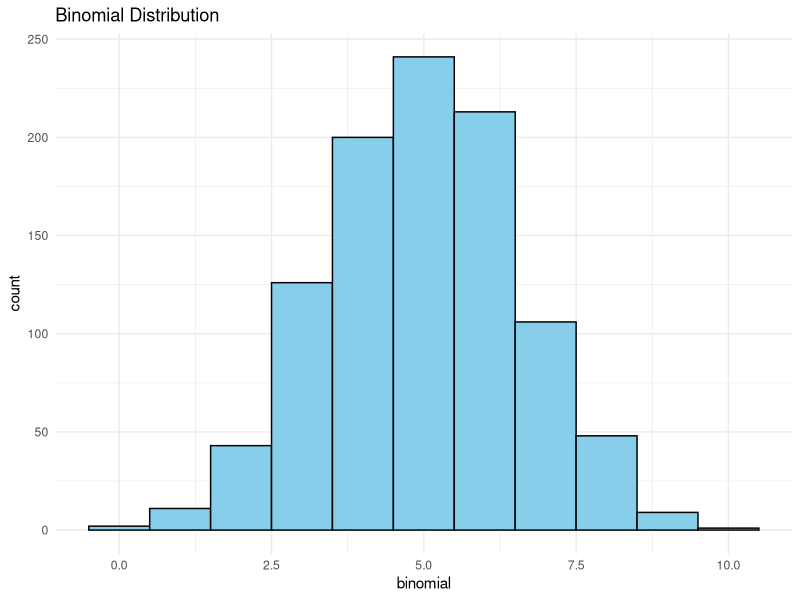
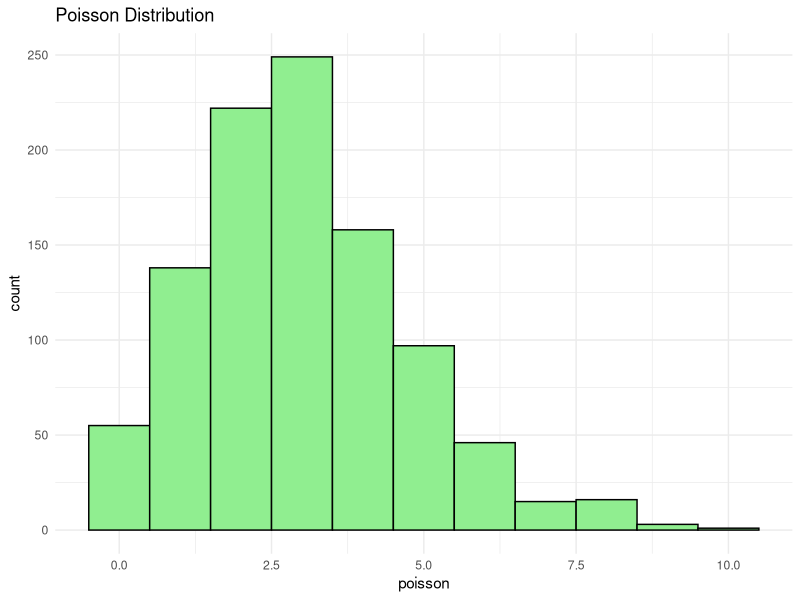
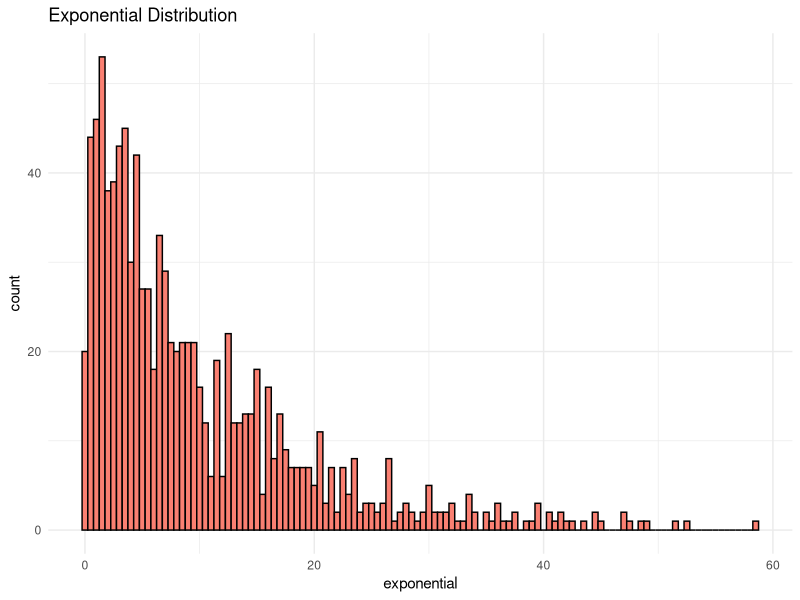
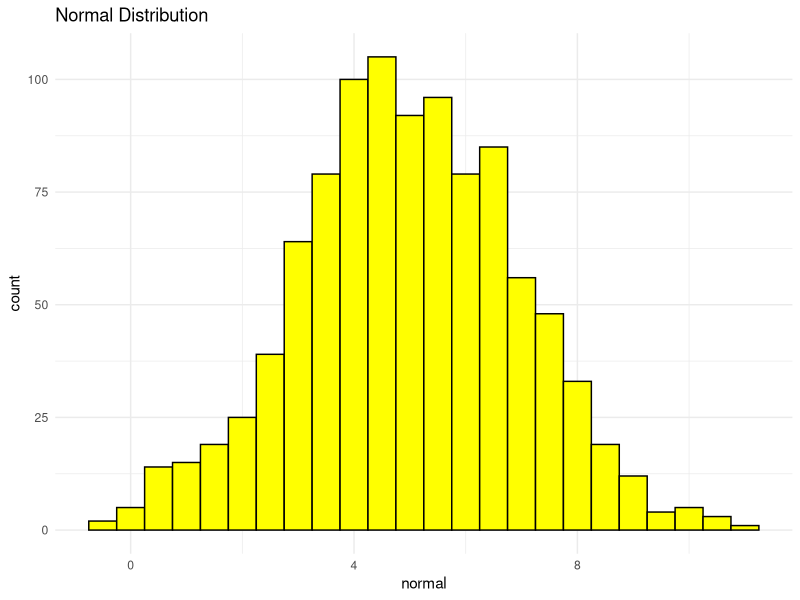
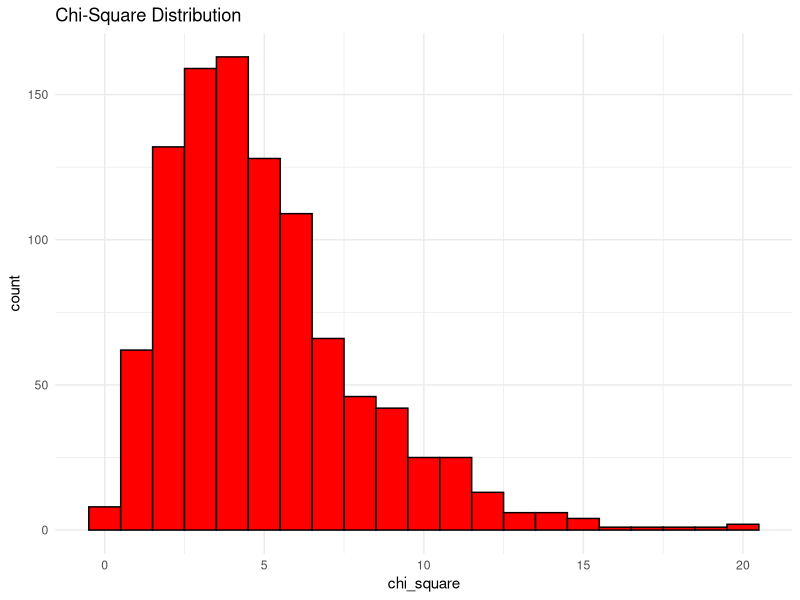

These figures' R source, in order:
# Extract the numeric portion of the registration number (assuming your reg no is "22BBTCD020")
reg_no <- "22BBTCD020"
unique_identifier <- as.integer(substr(reg_no, nchar(reg_no) - 2, nchar(reg_no)))

# Define a function to generate a dataset based on a seed
generate_dataset <- function(seed) {
  set.seed(seed)  # Set the seed for reproducibility
  # Generate a dataset with random numbers
  data <- data.frame(
    random_int = sample(1:100, 100, replace = TRUE),
    random_float = runif(100, min = 1, max = 10)
  )
  return(data)
}

# Generate datasets using the unique identifier and its double as seeds
set1 <- generate_dataset(unique_identifier)
set2 <- generate_dataset(unique_identifier * 2)

# Print the first few rows of each dataset
head(set1)
head(set2)
# Calculate mean, variance, and standard deviation for each dataset
set1_mean <- mean(set1$random_int)
set1_var <- var(set1$random_int)
set1_sd <- sd(set1$random_int)

set2_mean <- mean(set2$random_int)
set2_var <- var(set2$random_int)
set2_sd <- sd(set2$random_int)

# Display the results
cat("Set 1 Mean:", set1_mean, "\n")
cat("Set 1 Variance:", set1_var, "\n")
cat("Set 1 Standard Deviation:", set1_sd, "\n")

cat("\nSet 2 Mean:", set2_mean, "\n")
cat("Set 2 Variance:", set2_var, "\n")
cat("Set 2 Standard Deviation:", set2_sd, "\n")

# Load necessary libraries
library(ggplot2)  # For plotting

# Set seed for reproducibility
set.seed(123)

# Generate a sample dataset (assuming unique identifier is 42)
unique_identifier <- 42
set <- data.frame(
  binomial = rbinom(1000, size = 10, prob = 0.5),  # Binomial distribution
  poisson = rpois(1000, lambda = 3),  # Poisson distribution
  exponential = rexp(1000, rate = 0.1),  # Exponential distribution
  normal = rnorm(1000, mean = 5, sd = 2),  # Normal distribution
  chi_square = rchisq(1000, df = 5)  # Chi-Square distribution
)

# Plot histograms for each distribution
ggplot(data = set, aes(x = binomial)) + geom_histogram(binwidth = 1, fill = "skyblue", color = "black") +
  labs(title = "Binomial Distribution") + theme_minimal()

ggplot(data = set, aes(x = poisson)) + geom_histogram(binwidth = 1, fill = "lightgreen", color = "black") +
  labs(title = "Poisson Distribution") + theme_minimal()

ggplot(data = set, aes(x = exponential)) + geom_histogram(binwidth = 0.5, fill = "salmon", color = "black") +
  labs(title = "Exponential Distribution") + theme_minimal()

ggplot(data = set, aes(x = normal)) + geom_histogram(binwidth = 0.5, fill = "yellow", color = "black") +
  labs(title = "Normal Distribution") + theme_minimal()

ggplot(data = set, aes(x = chi_square)) + geom_histogram(binwidth = 1, fill = "red", color = "black") +
  labs(title = "Chi-Square Distribution") + theme_minimal()

# Generate a sample dataset (assuming unique identifier is 42)
unique_identifier <- 42
set <- rnorm(100, mean = 50, sd = 10)  # Generating a sample dataset (normal distribution)

# Calculate mean and standard deviation of the dataset
mean_set <- mean(set)
sd_set <- sd(set)

# Calculate sample size and degrees of freedom
n <- length(set)
df <- n - 1

# Calculate t-value for 95% confidence interval (two-tailed)
t_value <- qt(0.975, df)

# Calculate standard error of the mean
se <- sd_set / sqrt(n)

# Calculate margin of error
margin_of_error <- t_value * se

# Calculate lower and upper bounds of the confidence interval
lower_bound <- mean_set - margin_of_error
upper_bound <- mean_set + margin_of_error

# Print the results
cat("Mean:", mean_set, "\n")
cat("Standard Deviation:", sd_set, "\n")
cat("Sample Size:", n, "\n")
cat("Degrees of Freedom:", df, "\n")
cat("t-value (95% CI):", t_value, "\n")
cat("Standard Error of Mean:", se, "\n")
cat("Margin of Error:", margin_of_error, "\n")
cat("95% Confidence Interval:", lower_bound, "to", upper_bound, "\n")


# Generate datasets using the unique identifier and its double as seeds
set1 <- generate_dataset(unique_identifier)
set2 <- generate_dataset(unique_identifier * 2)

# Conduct independent t-test
t_test_result <- t.test(set1$random_int, set2$random_int)

# Print the t-test result
print(t_test_result)

# Interpret the p-value
if (t_test_result$p.value < 0.05) {
  cat("The p-value is less than 0.05, indicating strong evidence against the null hypothesis.")
  cat("We reject the null hypothesis and conclude that there is a significant difference between the means of the two datasets.")
} else {
  cat("The p-value is greater than or equal to 0.05, indicating weak evidence against the null hypothesis.")
  cat("We fail to reject the null hypothesis and conclude that there is no significant difference between the means of the two datasets.")
}




